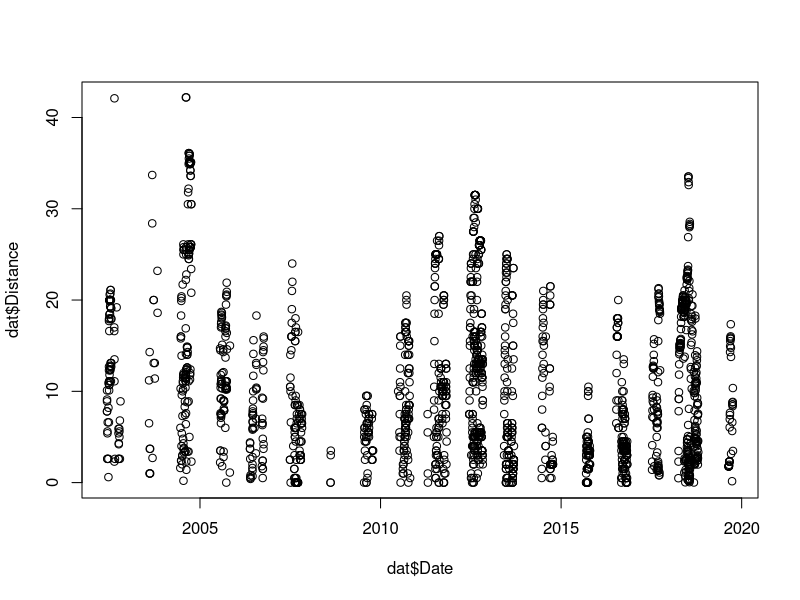
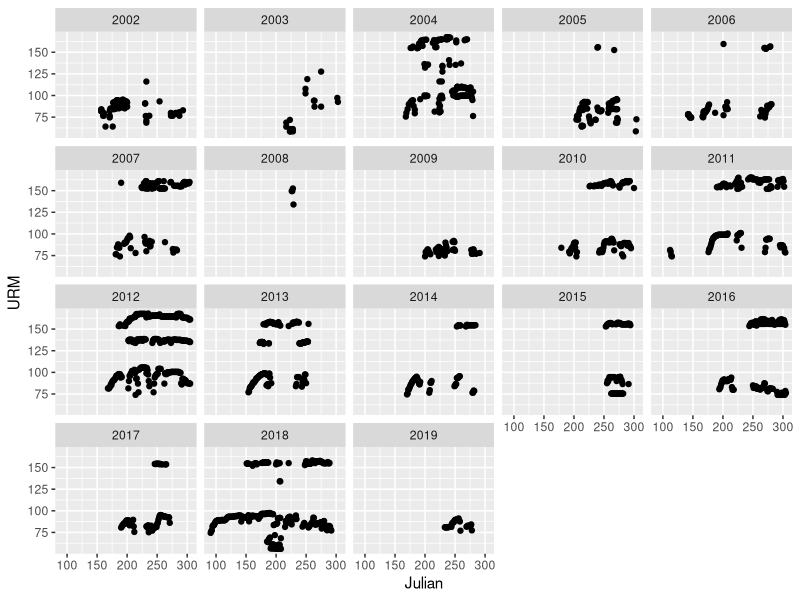
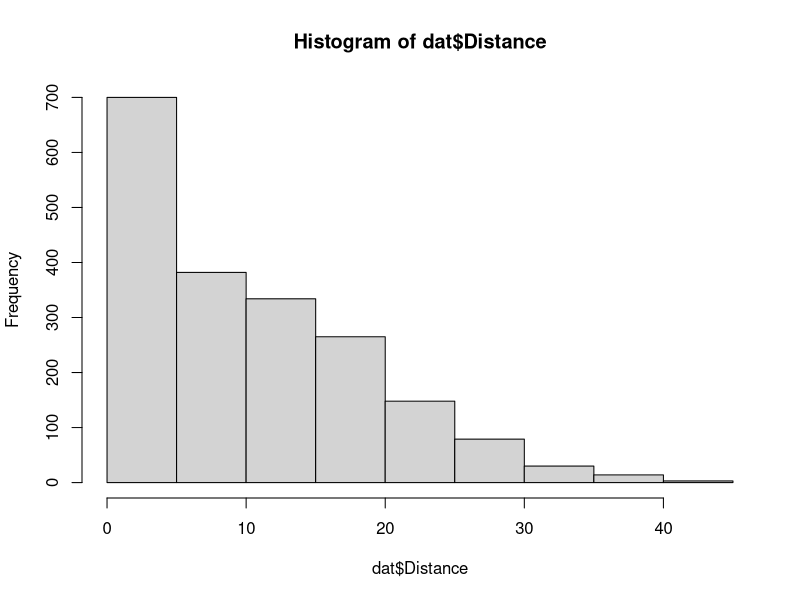
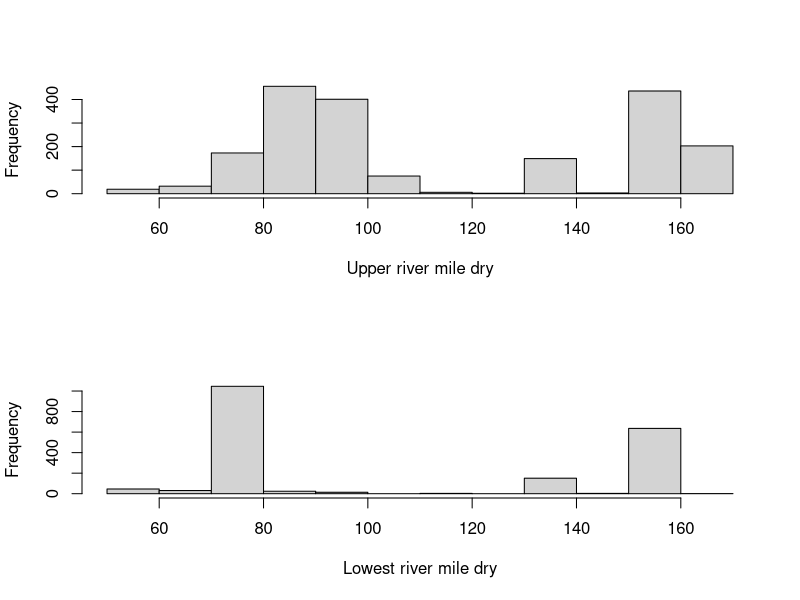
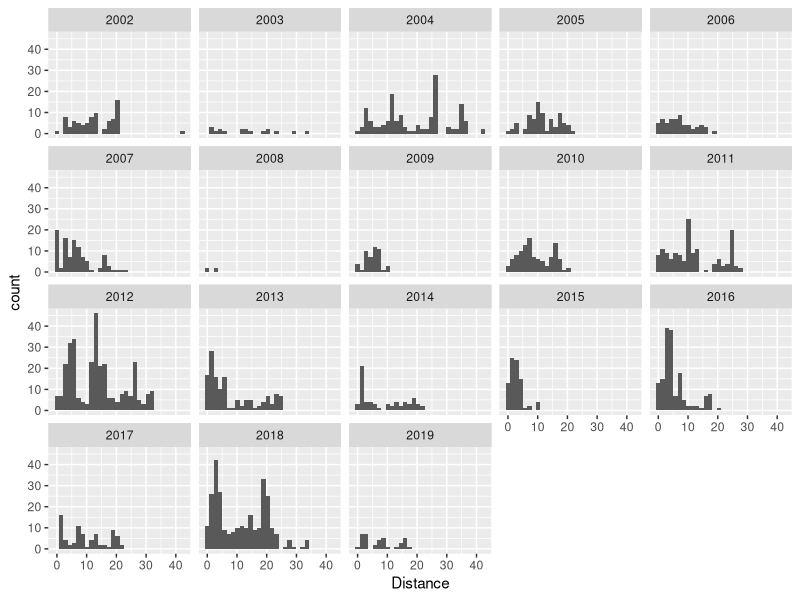
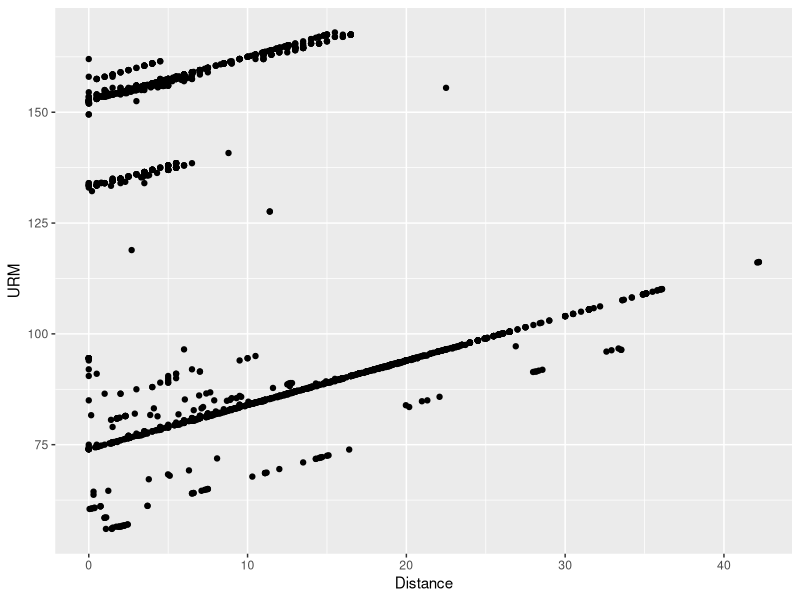
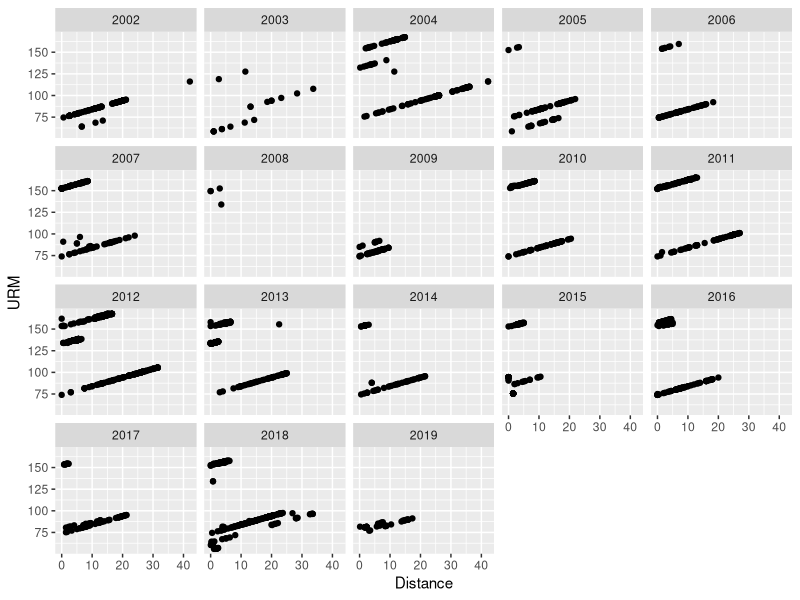
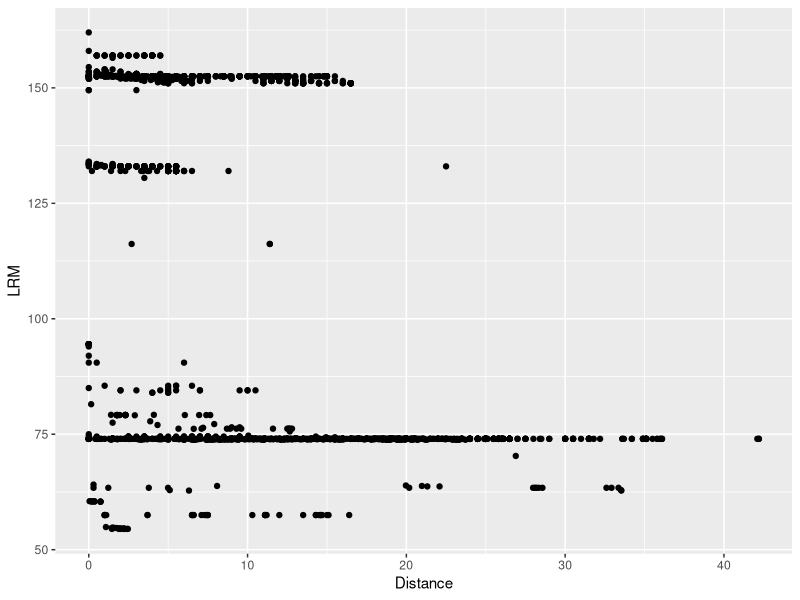

These charts were generated, in order, by the following R code:
#Read me####
#The purpose of this script is to explore the River Eyes data set

#Libraries####
library(tidyverse)

#Load data ####
  #use read_csv for date format to be automatic but this makes it a tibble
dat <- read_csv("Data/Processed/RiverEyesDat2.csv")


#Format date####
dat$Date <- as.Date(dat$Date, format("%Y-%m-%d"))
dat$Julian <- as.integer(format(dat$Date, "%j"))


#Summary explore####
summary(dat)

#Plot data####
plot(dat$Distance~dat$Date)
ggplot(dat, aes(x=Julian, y=URM))+
  facet_wrap(vars(Year))+
  geom_point()+
  scale_x_continuous(breaks = seq(0, 365, by=50))

hist(dat$Distance)

par(mfrow = c(2,1))
hist(dat$URM, xlab="Upper river mile dry", main="")
hist(dat$LRM, xlab="Lowest river mile dry", main="")
  
#histogram of distance of dry rivers by year
ggplot(dat, aes(Distance))+
  facet_wrap(vars(Year))+
  geom_histogram()
  
 #relationship drying distance to upstream appearance
ggplot(dat, aes(x=Distance, y=URM))+
  geom_point()
        #by year
ggplot(dat, aes(x=Distance, y=URM))+
  facet_wrap(vars(Year))+
  geom_point()

  #relationship drying distance to downstream end
ggplot(dat, aes(x=Distance, y=LRM))+
  geom_point()
        #by year
ggplot(dat, aes(x=Distance, y=LRM))+
  facet_wrap(vars(Year))+
  geom_point()
